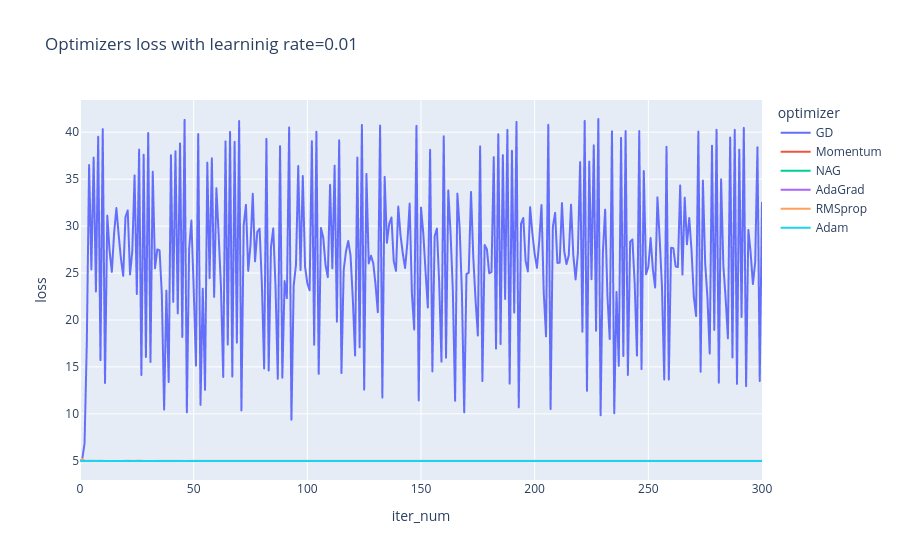
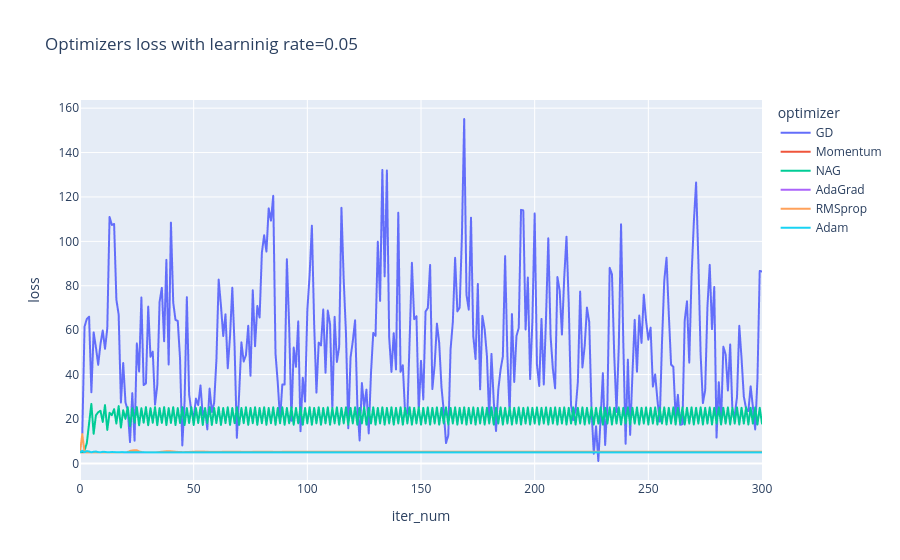
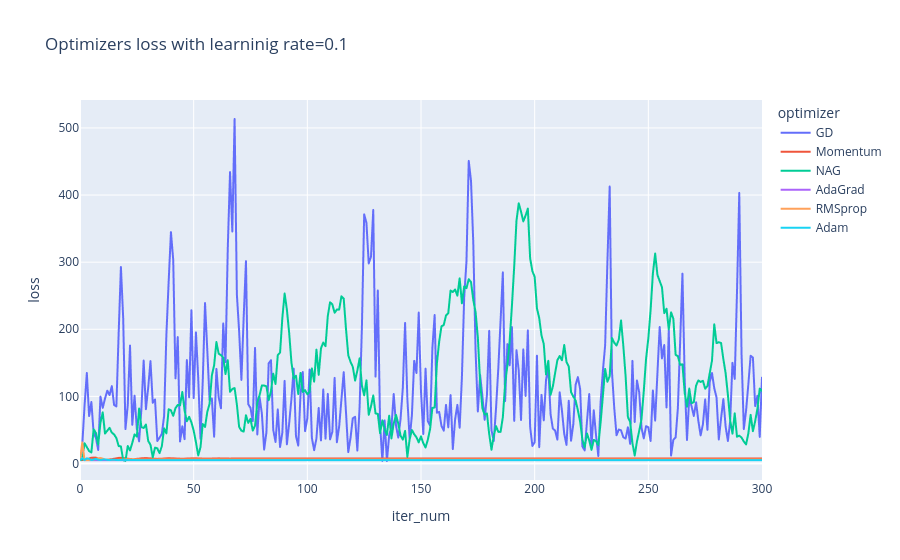
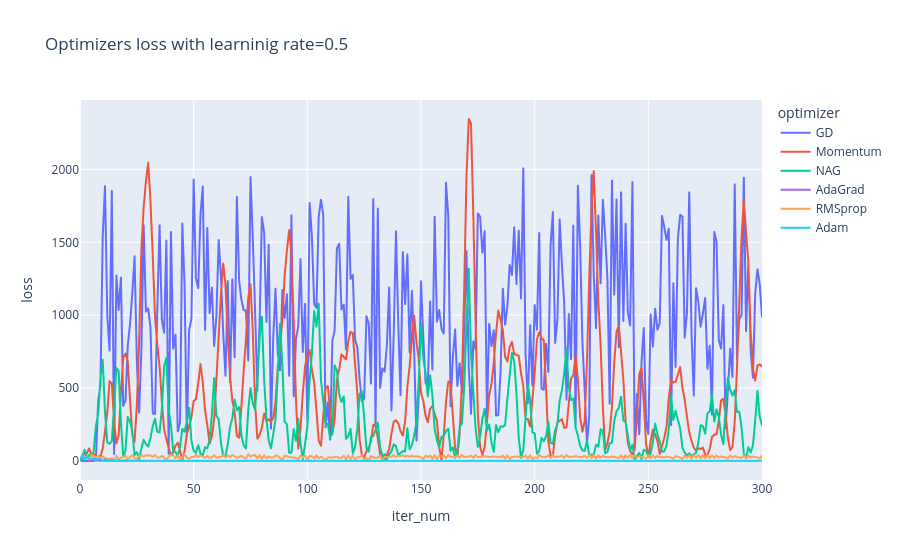

Notebook source saved alongside these figures, in order:
### Code cell
for lr in [0.01, 0.05, 0.1, 0.5]:
  test_whole_optimizers(learning_rate=lr)

### Figure 1 — Plotly figure (JSON) as saved in the notebook; plotly's stock layout.template omitted (floating-point values rounded to 4 significant figures; data arrays with more than 128 entries replaced by an {"elided": "..."} marker saying what was removed)
{"data": [{"hovertemplate": "optimizer=GD<br>iter_num=%{x}<br>loss=%{y}<extra></extra>", "legendgroup": "GD", "line": {"color": "#636efa", "dash": "solid"}, "marker": {"symbol": "circle"}, "mode": "lines", "name": "GD", "showlegend": true, "type": "scattergl", "x": {"elided": "301 int values"}, "xaxis": "x", "y": {"elided": "301 float values"}, "yaxis": "y"}, {"hovertemplate": "optimizer=Momentum<br>iter_num=%{x}<br>loss=%{y}<extra></extra>", "legendgroup": "Momentum", "line": {"color": "#EF553B", "dash": "solid"}, "marker": {"symbol": "circle"}, "mode": "lines", "name": "Momentum", "showlegend": true, "type": "scattergl", "x": {"elided": "301 int values"}, "xaxis": "x", "y": {"elided": "301 float values"}, "yaxis": "y"}, {"hovertemplate": "optimizer=NAG<br>iter_num=%{x}<br>loss=%{y}<extra></extra>", "legendgroup": "NAG", "line": {"color": "#00cc96", "dash": "solid"}, "marker": {"symbol": "circle"}, "mode": "lines", "name": "NAG", "showlegend": true, "type": "scattergl", "x": {"elided": "301 int values"}, "xaxis": "x", "y": {"elided": "301 float values"}, "yaxis": "y"}, {"hovertemplate": "optimizer=AdaGrad<br>iter_num=%{x}<br>loss=%{y}<extra></extra>", "legendgroup": "AdaGrad", "line": {"color": "#ab63fa", "dash": "solid"}, "marker": {"symbol": "circle"}, "mode": "lines", "name": "AdaGrad", "showlegend": true, "type": "scattergl", "x": {"elided": "301 int values"}, "xaxis": "x", "y": {"elided": "301 float values"}, "yaxis": "y"}, {"hovertemplate": "optimizer=RMSprop<br>iter_num=%{x}<br>loss=%{y}<extra></extra>", "legendgroup": "RMSprop", "line": {"color": "#FFA15A", "dash": "solid"}, "marker": {"symbol": "circle"}, "mode": "lines", "name": "RMSprop", "showlegend": true, "type": "scattergl", "x": {"elided": "301 int values"}, "xaxis": "x", "y": {"elided": "301 float values"}, "yaxis": "y"}, {"hovertemplate": "optimizer=Adam<br>iter_num=%{x}<br>loss=%{y}<extra></extra>", "legendgroup": "Adam", "line": {"color": "#19d3f3", "dash": "solid"}, "marker": {"symbol": "circle"}, "mode": "lines", "name": "Adam", "showlegend": true, "type": "scattergl", "x": {"elided": "301 int values"}, "xaxis": "x", "y": {"elided": "301 float values"}, "yaxis": "y"}], "layout": {"legend": {"title": {"text": "optimizer"}, "tracegroupgap": 0}, "title": {"text": "Optimizers loss with learninig rate=0.01"}, "xaxis": {"anchor": "y", "domain": [0, 1], "title": {"text": "iter_num"}}, "yaxis": {"anchor": "x", "domain": [0, 1], "title": {"text": "loss"}}}}

### Figure 2 — Plotly figure (JSON) as saved in the notebook; plotly's stock layout.template omitted (floating-point values rounded to 4 significant figures; data arrays with more than 128 entries replaced by an {"elided": "..."} marker saying what was removed)
{"data": [{"hovertemplate": "optimizer=GD<br>iter_num=%{x}<br>loss=%{y}<extra></extra>", "legendgroup": "GD", "line": {"color": "#636efa", "dash": "solid"}, "marker": {"symbol": "circle"}, "mode": "lines", "name": "GD", "showlegend": true, "type": "scattergl", "x": {"elided": "301 int values"}, "xaxis": "x", "y": {"elided": "301 float values"}, "yaxis": "y"}, {"hovertemplate": "optimizer=Momentum<br>iter_num=%{x}<br>loss=%{y}<extra></extra>", "legendgroup": "Momentum", "line": {"color": "#EF553B", "dash": "solid"}, "marker": {"symbol": "circle"}, "mode": "lines", "name": "Momentum", "showlegend": true, "type": "scattergl", "x": {"elided": "301 int values"}, "xaxis": "x", "y": {"elided": "301 float values"}, "yaxis": "y"}, {"hovertemplate": "optimizer=NAG<br>iter_num=%{x}<br>loss=%{y}<extra></extra>", "legendgroup": "NAG", "line": {"color": "#00cc96", "dash": "solid"}, "marker": {"symbol": "circle"}, "mode": "lines", "name": "NAG", "showlegend": true, "type": "scattergl", "x": {"elided": "301 int values"}, "xaxis": "x", "y": {"elided": "301 float values"}, "yaxis": "y"}, {"hovertemplate": "optimizer=AdaGrad<br>iter_num=%{x}<br>loss=%{y}<extra></extra>", "legendgroup": "AdaGrad", "line": {"color": "#ab63fa", "dash": "solid"}, "marker": {"symbol": "circle"}, "mode": "lines", "name": "AdaGrad", "showlegend": true, "type": "scattergl", "x": {"elided": "301 int values"}, "xaxis": "x", "y": {"elided": "301 float values"}, "yaxis": "y"}, {"hovertemplate": "optimizer=RMSprop<br>iter_num=%{x}<br>loss=%{y}<extra></extra>", "legendgroup": "RMSprop", "line": {"color": "#FFA15A", "dash": "solid"}, "marker": {"symbol": "circle"}, "mode": "lines", "name": "RMSprop", "showlegend": true, "type": "scattergl", "x": {"elided": "301 int values"}, "xaxis": "x", "y": {"elided": "301 float values"}, "yaxis": "y"}, {"hovertemplate": "optimizer=Adam<br>iter_num=%{x}<br>loss=%{y}<extra></extra>", "legendgroup": "Adam", "line": {"color": "#19d3f3", "dash": "solid"}, "marker": {"symbol": "circle"}, "mode": "lines", "name": "Adam", "showlegend": true, "type": "scattergl", "x": {"elided": "301 int values"}, "xaxis": "x", "y": {"elided": "301 float values"}, "yaxis": "y"}], "layout": {"legend": {"title": {"text": "optimizer"}, "tracegroupgap": 0}, "title": {"text": "Optimizers loss with learninig rate=0.05"}, "xaxis": {"anchor": "y", "domain": [0, 1], "title": {"text": "iter_num"}}, "yaxis": {"anchor": "x", "domain": [0, 1], "title": {"text": "loss"}}}}

### Figure 3 — Plotly figure (JSON) as saved in the notebook; plotly's stock layout.template omitted (floating-point values rounded to 4 significant figures; data arrays with more than 128 entries replaced by an {"elided": "..."} marker saying what was removed)
{"data": [{"hovertemplate": "optimizer=GD<br>iter_num=%{x}<br>loss=%{y}<extra></extra>", "legendgroup": "GD", "line": {"color": "#636efa", "dash": "solid"}, "marker": {"symbol": "circle"}, "mode": "lines", "name": "GD", "showlegend": true, "type": "scattergl", "x": {"elided": "301 int values"}, "xaxis": "x", "y": {"elided": "301 float values"}, "yaxis": "y"}, {"hovertemplate": "optimizer=Momentum<br>iter_num=%{x}<br>loss=%{y}<extra></extra>", "legendgroup": "Momentum", "line": {"color": "#EF553B", "dash": "solid"}, "marker": {"symbol": "circle"}, "mode": "lines", "name": "Momentum", "showlegend": true, "type": "scattergl", "x": {"elided": "301 int values"}, "xaxis": "x", "y": {"elided": "301 float values"}, "yaxis": "y"}, {"hovertemplate": "optimizer=NAG<br>iter_num=%{x}<br>loss=%{y}<extra></extra>", "legendgroup": "NAG", "line": {"color": "#00cc96", "dash": "solid"}, "marker": {"symbol": "circle"}, "mode": "lines", "name": "NAG", "showlegend": true, "type": "scattergl", "x": {"elided": "301 int values"}, "xaxis": "x", "y": {"elided": "301 float values"}, "yaxis": "y"}, {"hovertemplate": "optimizer=AdaGrad<br>iter_num=%{x}<br>loss=%{y}<extra></extra>", "legendgroup": "AdaGrad", "line": {"color": "#ab63fa", "dash": "solid"}, "marker": {"symbol": "circle"}, "mode": "lines", "name": "AdaGrad", "showlegend": true, "type": "scattergl", "x": {"elided": "301 int values"}, "xaxis": "x", "y": {"elided": "301 float values"}, "yaxis": "y"}, {"hovertemplate": "optimizer=RMSprop<br>iter_num=%{x}<br>loss=%{y}<extra></extra>", "legendgroup": "RMSprop", "line": {"color": "#FFA15A", "dash": "solid"}, "marker": {"symbol": "circle"}, "mode": "lines", "name": "RMSprop", "showlegend": true, "type": "scattergl", "x": {"elided": "301 int values"}, "xaxis": "x", "y": {"elided": "301 float values"}, "yaxis": "y"}, {"hovertemplate": "optimizer=Adam<br>iter_num=%{x}<br>loss=%{y}<extra></extra>", "legendgroup": "Adam", "line": {"color": "#19d3f3", "dash": "solid"}, "marker": {"symbol": "circle"}, "mode": "lines", "name": "Adam", "showlegend": true, "type": "scattergl", "x": {"elided": "301 int values"}, "xaxis": "x", "y": {"elided": "301 float values"}, "yaxis": "y"}], "layout": {"legend": {"title": {"text": "optimizer"}, "tracegroupgap": 0}, "title": {"text": "Optimizers loss with learninig rate=0.1"}, "xaxis": {"anchor": "y", "domain": [0, 1], "title": {"text": "iter_num"}}, "yaxis": {"anchor": "x", "domain": [0, 1], "title": {"text": "loss"}}}}

### Figure 4 — Plotly figure (JSON) as saved in the notebook; plotly's stock layout.template omitted (floating-point values rounded to 4 significant figures; data arrays with more than 128 entries replaced by an {"elided": "..."} marker saying what was removed)
{"data": [{"hovertemplate": "optimizer=GD<br>iter_num=%{x}<br>loss=%{y}<extra></extra>", "legendgroup": "GD", "line": {"color": "#636efa", "dash": "solid"}, "marker": {"symbol": "circle"}, "mode": "lines", "name": "GD", "showlegend": true, "type": "scattergl", "x": {"elided": "301 int values"}, "xaxis": "x", "y": {"elided": "301 float values"}, "yaxis": "y"}, {"hovertemplate": "optimizer=Momentum<br>iter_num=%{x}<br>loss=%{y}<extra></extra>", "legendgroup": "Momentum", "line": {"color": "#EF553B", "dash": "solid"}, "marker": {"symbol": "circle"}, "mode": "lines", "name": "Momentum", "showlegend": true, "type": "scattergl", "x": {"elided": "301 int values"}, "xaxis": "x", "y": {"elided": "301 float values"}, "yaxis": "y"}, {"hovertemplate": "optimizer=NAG<br>iter_num=%{x}<br>loss=%{y}<extra></extra>", "legendgroup": "NAG", "line": {"color": "#00cc96", "dash": "solid"}, "marker": {"symbol": "circle"}, "mode": "lines", "name": "NAG", "showlegend": true, "type": "scattergl", "x": {"elided": "301 int values"}, "xaxis": "x", "y": {"elided": "301 float values"}, "yaxis": "y"}, {"hovertemplate": "optimizer=AdaGrad<br>iter_num=%{x}<br>loss=%{y}<extra></extra>", "legendgroup": "AdaGrad", "line": {"color": "#ab63fa", "dash": "solid"}, "marker": {"symbol": "circle"}, "mode": "lines", "name": "AdaGrad", "showlegend": true, "type": "scattergl", "x": {"elided": "301 int values"}, "xaxis": "x", "y": {"elided": "301 float values"}, "yaxis": "y"}, {"hovertemplate": "optimizer=RMSprop<br>iter_num=%{x}<br>loss=%{y}<extra></extra>", "legendgroup": "RMSprop", "line": {"color": "#FFA15A", "dash": "solid"}, "marker": {"symbol": "circle"}, "mode": "lines", "name": "RMSprop", "showlegend": true, "type": "scattergl", "x": {"elided": "301 int values"}, "xaxis": "x", "y": {"elided": "301 float values"}, "yaxis": "y"}, {"hovertemplate": "optimizer=Adam<br>iter_num=%{x}<br>loss=%{y}<extra></extra>", "legendgroup": "Adam", "line": {"color": "#19d3f3", "dash": "solid"}, "marker": {"symbol": "circle"}, "mode": "lines", "name": "Adam", "showlegend": true, "type": "scattergl", "x": {"elided": "301 int values"}, "xaxis": "x", "y": {"elided": "301 float values"}, "yaxis": "y"}], "layout": {"legend": {"title": {"text": "optimizer"}, "tracegroupgap": 0}, "title": {"text": "Optimizers loss with learninig rate=0.5"}, "xaxis": {"anchor": "y", "domain": [0, 1], "title": {"text": "iter_num"}}, "yaxis": {"anchor": "x", "domain": [0, 1], "title": {"text": "loss"}}}}
